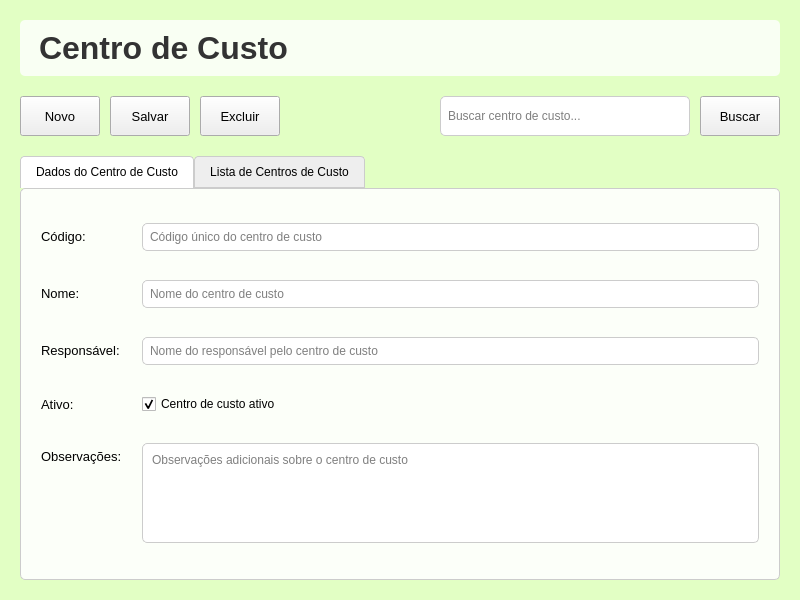
<?xml version="1.0" encoding="UTF-8"?>
<ui version="4.0">
 <class>CentroCustoWidget</class>
 <widget class="QWidget" name="CentroCustoWidget">
  <property name="geometry">
   <rect>
    <x>0</x>
    <y>0</y>
    <width>800</width>
    <height>600</height>
   </rect>
  </property>
  <property name="windowTitle">
   <string>Centro de Custo</string>
  </property>
  <property name="styleSheet">
   <string notr="true">#CentroCustoWidget {
background-color: rgb(226, 255, 196);
}</string>
  </property>
  <layout class="QVBoxLayout" name="verticalLayout">
   <property name="spacing">
    <number>20</number>
   </property>
   <property name="leftMargin">
    <number>20</number>
   </property>
   <property name="topMargin">
    <number>20</number>
   </property>
   <property name="rightMargin">
    <number>20</number>
   </property>
   <property name="bottomMargin">
    <number>20</number>
   </property>
   <item>
    <widget class="QLabel" name="lbl_title">
     <property name="font">
      <font>
       <family>Segoe UI</family>
       <pointsize>24</pointsize>
       <bold>true</bold>
      </font>
     </property>
     <property name="styleSheet">
      <string notr="true">color: #333333;
background: rgba(255, 255, 255, 0.8);
padding: 10px;
border-radius: 5px;</string>
     </property>
     <property name="text">
      <string>Centro de Custo</string>
     </property>
    </widget>
   </item>
   <item>
    <layout class="QHBoxLayout" name="horizontalLayout">
     <property name="spacing">
      <number>10</number>
     </property>
     <property name="leftMargin">
      <number>0</number>
     </property>
     <property name="topMargin">
      <number>0</number>
     </property>
     <property name="rightMargin">
      <number>0</number>
     </property>
     <property name="bottomMargin">
      <number>0</number>
     </property>
     <item>
      <widget class="QPushButton" name="btn_novo">
       <property name="minimumSize">
        <size>
         <width>0</width>
         <height>40</height>
        </size>
       </property>
       <property name="font">
        <font>
         <family>Segoe UI</family>
         <pointsize>10</pointsize>
        </font>
       </property>
       <property name="cursor">
        <cursorShape>PointingHandCursor</cursorShape>
       </property>
       <property name="toolTip">
        <string>Adicionar novo centro de custo</string>
       </property>
       <property name="styleSheet">
        <string notr="true">background-color: #rgb(255, 255, 255);
color: black;
border: none;
border-radius: 6px;</string>
       </property>
       <property name="text">
        <string>Novo</string>
       </property>
      </widget>
     </item>
     <item>
      <widget class="QPushButton" name="btn_salvar">
       <property name="minimumSize">
        <size>
         <width>0</width>
         <height>40</height>
        </size>
       </property>
       <property name="font">
        <font>
         <family>Segoe UI</family>
         <pointsize>10</pointsize>
        </font>
       </property>
       <property name="cursor">
        <cursorShape>PointingHandCursor</cursorShape>
       </property>
       <property name="toolTip">
        <string>Salvar centro de custo atual</string>
       </property>
       <property name="styleSheet">
        <string notr="true">background-color: #rgb(255, 255, 255);
color: black;
border: none;
border-radius: 6px;</string>
       </property>
       <property name="text">
        <string>Salvar</string>
       </property>
      </widget>
     </item>
     <item>
      <widget class="QPushButton" name="btn_excluir">
       <property name="minimumSize">
        <size>
         <width>0</width>
         <height>40</height>
        </size>
       </property>
       <property name="font">
        <font>
         <family>Segoe UI</family>
         <pointsize>10</pointsize>
        </font>
       </property>
       <property name="cursor">
        <cursorShape>PointingHandCursor</cursorShape>
       </property>
       <property name="toolTip">
        <string>Excluir centro de custo selecionado</string>
       </property>
       <property name="styleSheet">
        <string notr="true">background-color: #rgb(255, 255, 255);
color: black;
border: none;
border-radius: 6px;</string>
       </property>
       <property name="text">
        <string>Excluir</string>
       </property>
      </widget>
     </item>
     <item>
      <spacer name="horizontalSpacer">
       <property name="orientation">
        <enum>Qt::Orientation::Horizontal</enum>
       </property>
       <property name="sizeHint" stdset="0">
        <size>
         <width>40</width>
         <height>20</height>
        </size>
       </property>
      </spacer>
     </item>
     <item>
      <widget class="QLineEdit" name="txt_buscar">
       <property name="minimumSize">
        <size>
         <width>250</width>
         <height>40</height>
        </size>
       </property>
       <property name="styleSheet">
        <string notr="true">background-color: white;
border: 1px solid #CCCCCC;
border-radius: 5px;
padding: 5px;</string>
       </property>
       <property name="placeholderText">
        <string>Buscar centro de custo...</string>
       </property>
      </widget>
     </item>
     <item>
      <widget class="QPushButton" name="btn_buscar">
       <property name="minimumSize">
        <size>
         <width>0</width>
         <height>40</height>
        </size>
       </property>
       <property name="font">
        <font>
         <family>Segoe UI</family>
         <pointsize>10</pointsize>
        </font>
       </property>
       <property name="cursor">
        <cursorShape>PointingHandCursor</cursorShape>
       </property>
       <property name="toolTip">
        <string>Buscar centros de custo</string>
       </property>
       <property name="styleSheet">
        <string notr="true">background-color: #rgb(255, 255, 255);
color: black;
border: none;
border-radius: 6px;</string>
       </property>
       <property name="text">
        <string>Buscar</string>
       </property>
      </widget>
     </item>
    </layout>
   </item>
   <item>
    <widget class="QTabWidget" name="tab_widget">
     <property name="styleSheet">
      <string notr="true">QTabWidget::pane {
    border: 1px solid #CCCCCC;
    background: rgba(255, 255, 255, 0.9);
    border-radius: 5px;
}

QTabBar::tab {
    background: #EEEEEE;
    border: 1px solid #CCCCCC;
    padding: 8px 15px;
    border-top-left-radius: 4px;
    border-top-right-radius: 4px;
}

QTabBar::tab:selected {
    background: #FFFFFF;
    border-bottom-color: #FFFFFF;
}</string>
     </property>
     <property name="currentIndex">
      <number>0</number>
     </property>
     <widget class="QWidget" name="tab_dados">
      <attribute name="title">
       <string>Dados do Centro de Custo</string>
      </attribute>
      <layout class="QVBoxLayout" name="verticalLayout_2">
       <property name="spacing">
        <number>20</number>
       </property>
       <property name="leftMargin">
        <number>20</number>
       </property>
       <property name="topMargin">
        <number>20</number>
       </property>
       <property name="rightMargin">
        <number>20</number>
       </property>
       <property name="bottomMargin">
        <number>20</number>
       </property>
       <item>
        <layout class="QFormLayout" name="formLayout">
         <property name="horizontalSpacing">
          <number>20</number>
         </property>
         <property name="verticalSpacing">
          <number>15</number>
         </property>
         <property name="leftMargin">
          <number>0</number>
         </property>
         <property name="topMargin">
          <number>0</number>
         </property>
         <property name="rightMargin">
          <number>0</number>
         </property>
         <property name="bottomMargin">
          <number>0</number>
         </property>
         <item row="0" column="0">
          <widget class="QLabel" name="lbl_codigo">
           <property name="font">
            <font>
             <family>Segoe UI</family>
             <pointsize>10</pointsize>
            </font>
           </property>
           <property name="text">
            <string>Código:</string>
           </property>
           <property name="buddy">
            <cstring>txt_codigo</cstring>
           </property>
          </widget>
         </item>
         <item row="0" column="1">
          <widget class="QLineEdit" name="txt_codigo">
           <property name="styleSheet">
            <string notr="true">background-color: white;
border: 1px solid #CCCCCC;
border-radius: 5px;
padding: 5px;</string>
           </property>
           <property name="maxLength">
            <number>10</number>
           </property>
           <property name="placeholderText">
            <string>Código único do centro de custo</string>
           </property>
          </widget>
         </item>
         <item row="1" column="0">
          <widget class="QLabel" name="lbl_nome">
           <property name="font">
            <font>
             <family>Segoe UI</family>
             <pointsize>10</pointsize>
            </font>
           </property>
           <property name="text">
            <string>Nome:</string>
           </property>
           <property name="buddy">
            <cstring>txt_nome</cstring>
           </property>
          </widget>
         </item>
         <item row="1" column="1">
          <widget class="QLineEdit" name="txt_nome">
           <property name="styleSheet">
            <string notr="true">background-color: white;
border: 1px solid #CCCCCC;
border-radius: 5px;
padding: 5px;</string>
           </property>
           <property name="placeholderText">
            <string>Nome do centro de custo</string>
           </property>
          </widget>
         </item>
         <item row="2" column="0">
          <widget class="QLabel" name="lbl_responsavel">
           <property name="font">
            <font>
             <family>Segoe UI</family>
             <pointsize>10</pointsize>
            </font>
           </property>
           <property name="text">
            <string>Responsável:</string>
           </property>
           <property name="buddy">
            <cstring>txt_responsavel</cstring>
           </property>
          </widget>
         </item>
         <item row="2" column="1">
          <widget class="QLineEdit" name="txt_responsavel">
           <property name="styleSheet">
            <string notr="true">background-color: white;
border: 1px solid #CCCCCC;
border-radius: 5px;
padding: 5px;</string>
           </property>
           <property name="placeholderText">
            <string>Nome do responsável pelo centro de custo</string>
           </property>
          </widget>
         </item>
         <item row="3" column="0">
          <widget class="QLabel" name="lbl_ativo">
           <property name="font">
            <font>
             <family>Segoe UI</family>
             <pointsize>10</pointsize>
            </font>
           </property>
           <property name="text">
            <string>Ativo:</string>
           </property>
           <property name="buddy">
            <cstring>chk_ativo</cstring>
           </property>
          </widget>
         </item>
         <item row="3" column="1">
          <widget class="QCheckBox" name="chk_ativo">
           <property name="text">
            <string>Centro de custo ativo</string>
           </property>
           <property name="checked">
            <bool>true</bool>
           </property>
          </widget>
         </item>
         <item row="4" column="0">
          <widget class="QLabel" name="lbl_observacoes">
           <property name="font">
            <font>
             <family>Segoe UI</family>
             <pointsize>10</pointsize>
            </font>
           </property>
           <property name="text">
            <string>Observações:</string>
           </property>
           <property name="buddy">
            <cstring>txt_observacoes</cstring>
           </property>
          </widget>
         </item>
         <item row="4" column="1">
          <widget class="QTextEdit" name="txt_observacoes">
           <property name="maximumSize">
            <size>
             <width>16777215</width>
             <height>100</height>
            </size>
           </property>
           <property name="styleSheet">
            <string notr="true">background-color: white;
border: 1px solid #CCCCCC;
border-radius: 5px;
padding: 5px;</string>
           </property>
           <property name="placeholderText">
            <string>Observações adicionais sobre o centro de custo</string>
           </property>
          </widget>
         </item>
        </layout>
       </item>
      </layout>
     </widget>
     <widget class="QWidget" name="tab_lista">
      <attribute name="title">
       <string>Lista de Centros de Custo</string>
      </attribute>
      <layout class="QVBoxLayout" name="verticalLayout_3">
       <property name="spacing">
        <number>20</number>
       </property>
       <property name="leftMargin">
        <number>20</number>
       </property>
       <property name="topMargin">
        <number>20</number>
       </property>
       <property name="rightMargin">
        <number>20</number>
       </property>
       <property name="bottomMargin">
        <number>20</number>
       </property>
       <item>
        <widget class="QTableView" name="tbl_centro_custo">
         <property name="styleSheet">
          <string notr="true">background-color: white;
border: 1px solid #CCCCCC;
border-radius: 5px;</string>
         </property>
         <property name="alternatingRowColors">
          <bool>true</bool>
         </property>
         <property name="selectionBehavior">
          <enum>QAbstractItemView::SelectionBehavior::SelectRows</enum>
         </property>
         <attribute name="horizontalHeaderStretchLastSection">
          <bool>true</bool>
         </attribute>
         <attribute name="verticalHeaderVisible">
          <bool>false</bool>
         </attribute>
        </widget>
       </item>
      </layout>
     </widget>
    </widget>
   </item>
  </layout>
 </widget>
 <tabstops>
  <tabstop>btn_novo</tabstop>
  <tabstop>btn_salvar</tabstop>
  <tabstop>btn_excluir</tabstop>
  <tabstop>txt_buscar</tabstop>
  <tabstop>btn_buscar</tabstop>
  <tabstop>tab_widget</tabstop>
  <tabstop>txt_codigo</tabstop>
  <tabstop>txt_nome</tabstop>
  <tabstop>txt_responsavel</tabstop>
  <tabstop>chk_ativo</tabstop>
  <tabstop>txt_observacoes</tabstop>
  <tabstop>tbl_centro_custo</tabstop>
 </tabstops>
 <resources/>
 <connections/>
</ui>
